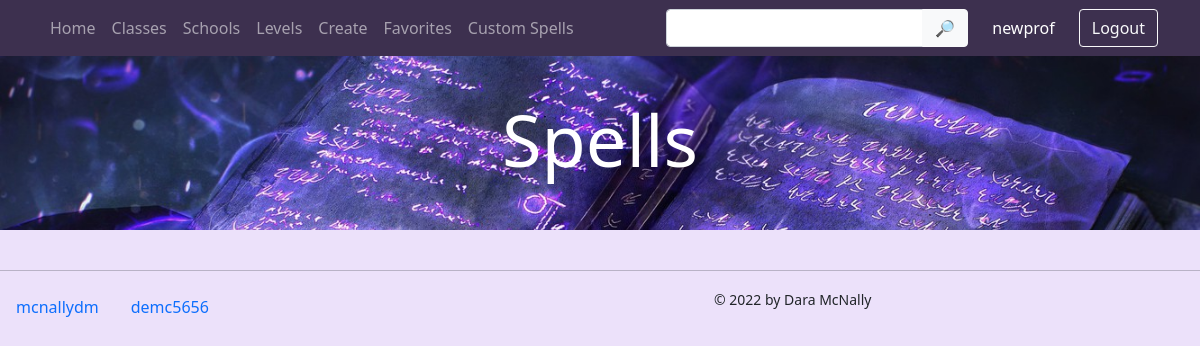
Before: /custom_spells/ (signed in) with the older database file.
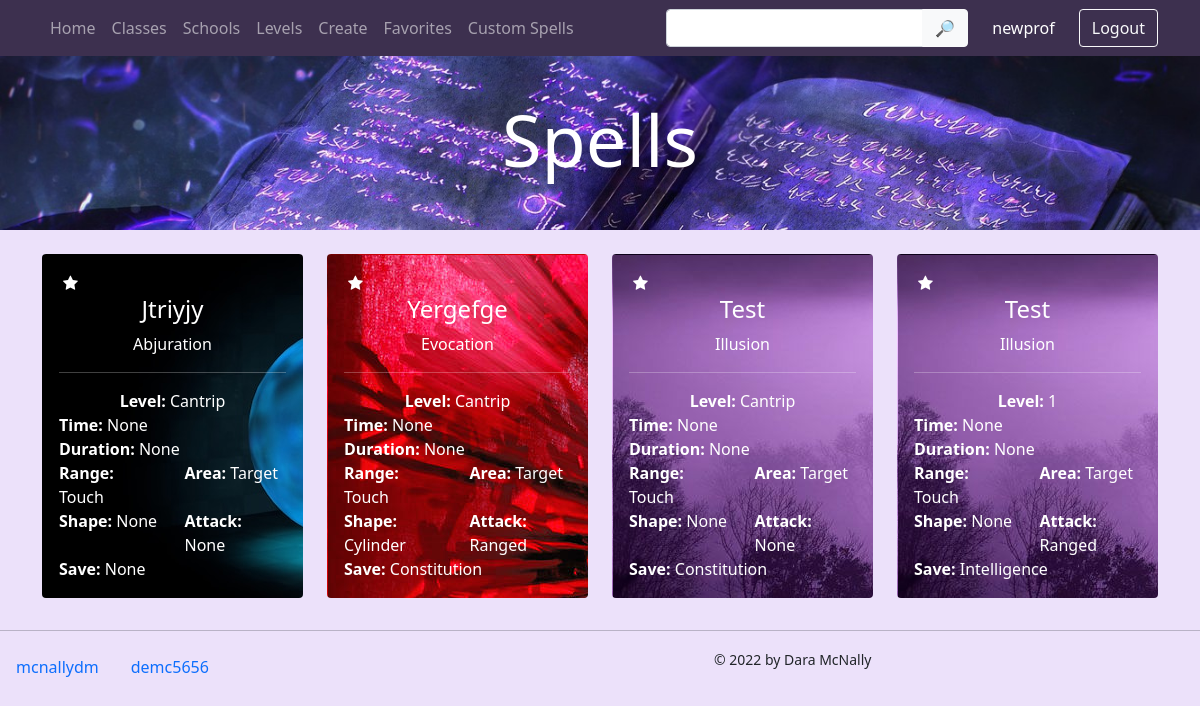
After: the same page with the newer database file.
### app/models.py (models this page shows, shortened)
class Spell(models.Model):
    name = models.CharField(max_length=40)
    level = models.IntegerField(help_text = "Enter 0 for cantrips")
    school = models.ForeignKey(School, related_name="spell", on_delete=models.CASCADE)
    range = models.CharField(max_length=20, default="Touch")
    area = models.CharField(max_length=30, default="Target")
    AREA_TYPES = [
        ("None", "None"),
        ("Radius", "Radius"),
        ("Cube", "Cube"),
        ("Sphere", "Sphere"),
        ("Cylinder", "Cylinder"),
        ("Cone", "Cone")
        ]
    area_shape = models.CharField(max_length=20, choices=AREA_TYPES, default="None")
    ATTACK_TYPES = [
        ("None", "None"),
        ("Melee", "Melee Spell Attack"),
        ("Ranged", "Ranged Spell Attack")
    ]
    SAVE_TYPES = [
        ("None", "None"),
        ("Dexterity", "Dexterity Save"),
        ("Strength", "Strength Save"),
        ("Constitution", "Constitution Save"),
        ("Intelligence", "Intelligence Save"),
        ("Wisdom", "Wisdom Save"),
        ("Charisma", "Charisma Save")
    ]
    attack = models.CharField(max_length=30, choices=ATTACK_TYPES, default="None")
    saving_throw = models.CharField(max_length=30, choices=SAVE_TYPES, default="None")
    casting_time = models.CharField(max_length=20, default="None")
    ritual = models.BooleanField(default=False)
    duration = models.CharField(max_length=20, default="None")
    concentration = models.BooleanField()
    components = models.ManyToManyField(Component, related_name="spell", blank=True)
    materials = models.TextField(max_length=500, default="None")
    damage_type = models.ManyToManyField(DamageType, related_name="spell", blank=True)
    effects = models.ManyToManyField(Effect, blank=True)
    description = models.TextField(max_length=4000, default="No description provided.")
    upcasting = models.TextField(max_length=1000, default="No additional effects when upcast.")
    char_class = models.ManyToManyField(CharacterClass, related_name="spell", blank=True)
    creator = models.ForeignKey(Profile, related_name="created_spells", blank=True, on_delete=models.CASCADE)

class School(models.Model):
    name = models.CharField(max_length=30, blank=True)

### app/views.py (the view)
# urls.py: path('custom_spells/', views.custom_spells, name="custom_spells"),
@login_required
def custom_spells(request):
    faves=[]
    try:
        curr_user = Profile.objects.get(user=request.user)
        faves = Rating.objects.filter(player=curr_user).filter(favorite=True)
    except:
        pass
    try:
        curr_user = Profile.objects.get(user=request.user)
        spells_to_view = Spell.objects.filter(creator=curr_user)
    except Spell.DoesNotExist:
        raise Http404('User not found.')
    results = spells_to_view.order_by('school', 'level', 'name')
    return render(request, "index.html", {
        "v_spells" : results,
        "v_faves": faves,
        "v_classes" : CharacterClass.objects.all().order_by('name'),
        "v_schools" : School.objects.all(),
        "v_levels" : [0, 1, 2, 3, 4, 5, 6, 7, 8, 9]
    })

### app/templates/index.html (shortened to what this page needs)
{% extends "base.html" %}
{% block content %}
    <div class="row">
        {% for spell in v_spells %}
            <div class="col-md-6 col-lg-3">
                <div class="card mb-3"
                    {% if spell.school.name != "" %}
                        style="border-color: transparent; background-image: url( '/static/img/{{spell.school.name}}.jpg' ); color: white;"
                    {% else %}
                        style="color: black;"
                    {% endif %}
                >
                    <div class="card-body">
                        {% if user.is_authenticated %}
                        <div class="fave">
                            <form class='like'>
                              <label for="{{spell.id}}"><i class='fa fa-star px-1'></i></label>
                            </form>
                        </div>
                        {% endif %}
                        <a href="{% url 'spell_detail' spell.id spell.name %}" style="text-decoration: none;">
                            <h4 class="card-title text-center"
                            {% if spell.school.name != "" %}
                                style="color: white;"
                            {% else %}
                            style="color: black;"
                            {% endif %}
                            >{{spell.name}}</h4>
                        </a>
                        <div class="text-center">{{ spell.school.name }}</div>
                        <hr>
                        <div class="card-text">
                            <div class="row">
                                <div class="col-12 text-center">
                                    <strong>Level: </strong>
                                    {% if spell.level == 0 %}
                                        Cantrip
                                    {% else %}
                                        {{spell.level}}
                                    {% endif %}
                                </div>
                                <div class="col-12"><strong>Time: </strong>{{spell.casting_time}}
                                </div>
                                <div class="col-12"><strong>Duration: </strong>{{spell.duration}}
                                </div>
                                <div class="col-6"><strong>Range: </strong>{{spell.range}}</div>
                                <div class="col-6"><strong>Area: </strong>{{spell.area}}</div>
                                <div class="col-6"><strong>Shape: </strong>{{spell.area_shape}}</div>
                                <div class="col-6"><strong>Attack: </strong>{{spell.attack}}</div>
                                <div class="col-12"><strong>Save: </strong>{{spell.saving_throw}}</div>
                            </div>
                        </div>
                    </div>
                </div>
            </div>
        {% endfor %}
    </div>
{% endblock %}

### app/templates/base.html (shortened to what this page needs)
{% load static %}
<!DOCTYPE html>
<html lang="en-US">
<head>
    <link rel="stylesheet" href="https://cdnjs.cloudflare.com/ajax/libs/font-awesome/4.7.0/css/font-awesome.min.css">
    <link href="https://cdn.jsdelivr.net/npm/bootstrap@5.0.2/dist/css/bootstrap.min.css" rel="stylesheet">
    <link rel="stylesheet" href="{% static 'css/custom.css' %}">
</head>
<body id="home" class="dark-bg" data-spy="scroll" data-target=".navbar" data-offset="100">
<nav class="navbar navbar-expand-lg navbar-dark fixed-top backg-nav">
    <div class="container">
        <div class="collapse navbar-collapse" id="navbarNavAltMarkup">
            <div class="navbar-nav">
                <a class="nav-item nav-link" href="{% url 'index' %}" id="homelink">Home</a>
                <div class="dropdown">
                    <a class="nav-item nav-link" href="{% url 'classes' %}" id="classeslink">Classes</a>
                </div>
                <div class="dropdown">
                    <a class="nav-item nav-link" href="{% url 'schools' %}" id="schoolslink">Schools</a>
                </div>
                <div class="dropdown">
                    <a class="nav-item nav-link" href="{% url 'levels' %}" id="levelslink">Levels</a>
                </div>
                {% if user.is_authenticated %}
                    <a class="nav-item nav-link" href="{% url 'new_spell' %}" id="addlink">Create</a>
                    <a class="nav-item nav-link" href="{% url 'favorites' %}" id="favlink">Favorites</a>
                    <a class="nav-item nav-link" href="{% url 'custom_spells' %}" id="mylink">Custom Spells</a>
                {% endif %}
            </div>
        </div>
        <form class="text-center mr-2" method="POST" action="{% url 'search' %}">
            <div class="input-group">
                <input class="form-control" name="q" id="q" type="text" aria-describedby="srch">
                <button type="submit" class="btn btn-light" id="srch">🔎︎</button>
            </div>
        </form>
        {% if user.is_authenticated %}
            <a class="nav-item nav-link text-white mx-2" href="{% url 'view_profile' %}" id="profilelink">{{ user.username }}</a>
            <a class='btn btn-outline-light' href="{% url 'logout' %}">Logout</a>
        {% else %}
            <div class="text-end">
                <a class='btn btn-outline-light' href="{% url 'register' %}">Register</a>
                <a class='btn btn-outline-light' href="{% url 'login' %}">Login</a>
            </div>
        {% endif %}
    </div>
</nav>
<div class="jumbotron jumbotron-fluid bg-info text-white">
    <div class="container text-sm-center pt-5">
        <h1 class="display-2 py-5">Spells</h1>
        </div>
    </div>
<div class="container pt-3">
    {% block content %}
    {% endblock %}
</div>
<div id="footer" class="row py-3">
    <hr>
    <div class="col-md-7">
        <ul class="nav">
            <li class="nav-item">
                <a class="nav-link" href="https://github.com/mcnallydm">mcnallydm</a>
            </li>
            <li class="nav-item">
                <a class="nav-link" href="https://github.com/demc5656">demc5656</a>
            </li>
        </ul>
    </div>
    <div class="col-md text-md-right">
        <small>&copy; 2022 by Dara McNally</small>
    </div>
</div>
</body>
</html>

### app/static/css/custom.css (style rules this page uses)
.backg-nav { background-color: #3d304f; }
.dark-bg { background-color: #ece1fa; }
.jumbotron { background-image: url( '/static/img/jumbo_bg.jpg' ); background-size: cover; }
.card { border-color: transparent; }
.like { display: flex; flex-direction: row; }
.like i { transition: all .3s; }

### app/templates/base.html (style rules this page uses)
body { position: relative; }

Changed rows visible on the page:
added Spell: school.name (picture), name "Jtriyjy", school.name "Abjuration", level "Cantrip", casting_time "None", duration "None", range "Touch", area "Target", area_shape "None", attack "None", saving_throw "None"
added Spell: school.name (picture), name "Yergefge", school.name "Evocation", level "Cantrip", casting_time "None", duration "None", range "Touch", area "Target", area_shape "Cylinder", attack "Ranged", saving_throw "Constitution"
added Spell: school.name (picture), name "Test", school.name "Illusion", level "Cantrip", casting_time "None", duration "None", range "Touch", area "Target", area_shape "None", attack "None", saving_throw "Constitution"
added Spell: school.name (picture), name "Test", school.name "Illusion", level "1", casting_time "None", duration "None", range "Touch", area "Target", area_shape "None", attack "Ranged", saving_throw "Intelligence"
